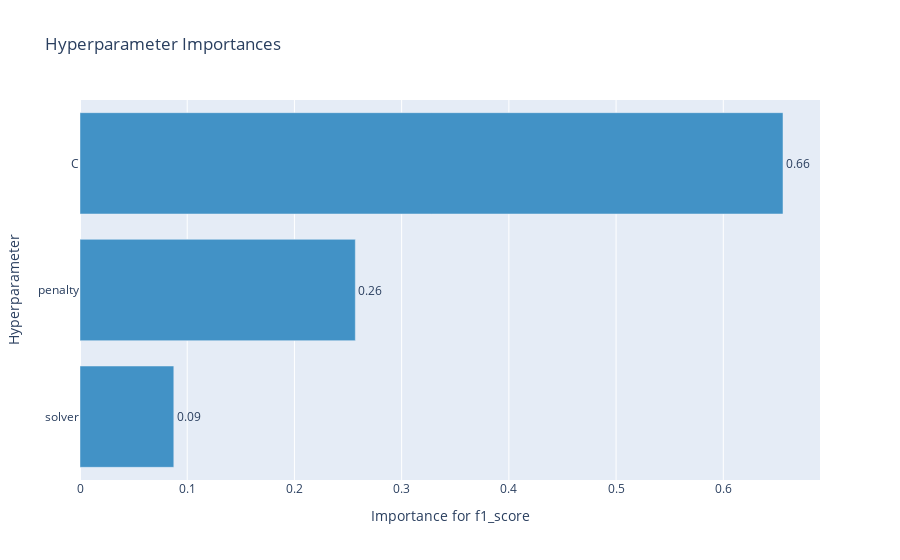

The cell this chart's notebook holds for it:
### Code cell
optuna.visualization.plot_param_importances(study, target_name='f1_score')

### Figure 1 — Plotly figure (JSON) as saved in the notebook; plotly's stock layout.template omitted (floating-point values rounded to 4 significant figures)
{"data": [{"cliponaxis": false, "hovertemplate": ["solver (CategoricalDistribution): 0.08749456102717888<extra></extra>", "penalty (CategoricalDistribution): 0.2568116700382871<extra></extra>", "C (FloatDistribution): 0.655693768934534<extra></extra>"], "marker": {"color": "rgb(66,146,198)"}, "orientation": "h", "text": ["0.09", "0.26", "0.66"], "textposition": "outside", "type": "bar", "x": [0.08749, 0.2568, 0.6557], "y": ["solver", "penalty", "C"]}], "layout": {"showlegend": false, "title": {"text": "Hyperparameter Importances"}, "xaxis": {"title": {"text": "Importance for f1_score"}}, "yaxis": {"title": {"text": "Hyperparameter"}}}}
